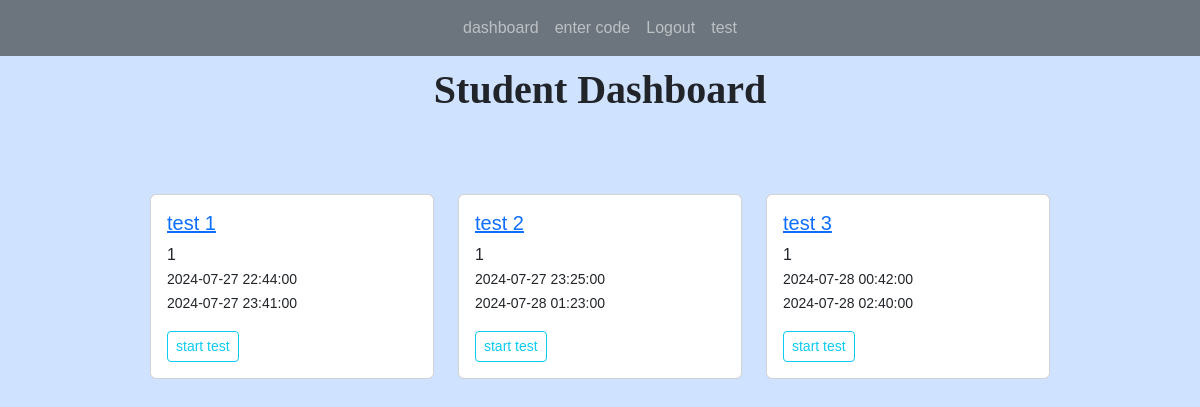
/student (signed in), run on the app's committed database.
### app.py (models this page shows)
class Tests(db.Model):
    test_id = db.Column(db.Integer, primary_key=True)
    title = db.Column(db.String(255))
    start_date = db.Column(db.DateTime, nullable = False)
    end_date = db.Column(db.DateTime, nullable = False)
    status = db.Column(db.String(255))
    teacher_id = db.Column(db.Integer, db.ForeignKey('users.id'))
    teacher = db.relationship('Users', backref=db.backref('tests', lazy=True))
    questions = db.relationship("Questions", backref="question_list")
    code = db.Column(db.String(6), unique=True)  # column to store the unique code
    students = db.relationship('Users', secondary='test_students', backref=db.backref('tests_registered', lazy=True))
    submissions = db.relationship('Submission', backref='test_submissions', lazy=True)

### app.py (the view)
@app.route('/student', methods=['GET', 'POST'])
@login_required(role="student")
def student_dashboard():
    tests = current_user.tests_registered
    return render_template('student_dashboard.html', tests=tests)

### app.py (called while the page is built)
@login_manager.user_loader
def load_user(user_id):
    return Users.query.get(int(user_id))

def login_required(role="ANY"):
    def wrapper(fn):
        @wraps(fn)
        def decorated_view(*args, **kwargs):
            if not current_user.is_authenticated:
               return login_manager.unauthorized()
            if ( (current_user.role != role) and (role != "ANY")):
                return login_manager.unauthorized()
            return fn(*args, **kwargs)
        return decorated_view
    return wrapper

### templates/student_dashboard.html (shortened to what this page needs)
{% extends 'index.html' %}
{% block content %}
<h1>Student Dashboard</h1>
<br>
<br/>
<br/>
<div class="row row-cols-1 row-cols-md-3 g-4">
	{% for test in tests %}
	<div class="col">
		<div class="card ">
		<div class="card-body">
		<h5 class="card-title"><a href="{{ url_for('test', id=test.test_id)}}">{{ test.title }}</a></h5>
		<p class="card-text">{{ test.teacher_id }}<br/>
			<small>{{ test.start_date }}</small> <br/>
			<small>{{ test.end_date }}</small> <br/>
		</p>
		<a href="{{ url_for('start_test', test_id=test.test_id)}}" class="btn btn-outline-info btn-sm">start test</a>
		</div>
		</div>
	</div>
	{% endfor %}
</div>
{% endblock %}

### static/main.css (style rules this page uses)
body { font-family: Arial, sans-serif; margin: 0; padding: 0; }
H1 { font-family: Copperplate; font-weight: bold; font-size: 40px; text-align: center; }

### data on the page
Tests: title "test 1", teacher_id "1", start_date "2024-07-27 22:44:00", end_date "2024-07-27 23:41:00"
Tests: title "test 2", teacher_id "1", start_date "2024-07-27 23:25:00", end_date "2024-07-28 01:23:00"
Tests: title "test 3", teacher_id "1", start_date "2024-07-28 00:42:00", end_date "2024-07-28 02:40:00"
